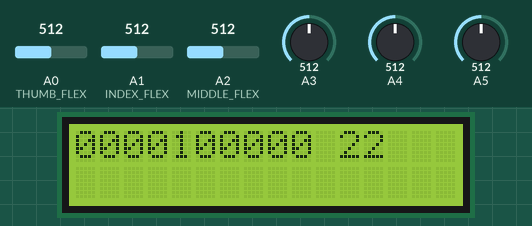
This sketch was run on a simulated Arduino Uno, built with avr-gcc and run on an emulated ATmega328P. Shown: 16×2 character LCD. Inputs (shaded band) come from the test bench; at power-on: A0 (THUMB_FLEX) = 512, A5 = 512, A4 = 512, A3 = 512, A1 (INDEX_FLEX) = 512, A2 (MIDDLE_FLEX) = 512. What the sketch prints to the serial monitor is not drawn.

Above: at 1.2 s.
1.3 s: A0 (THUMB_FLEX) set to 610
At 3.5 s:
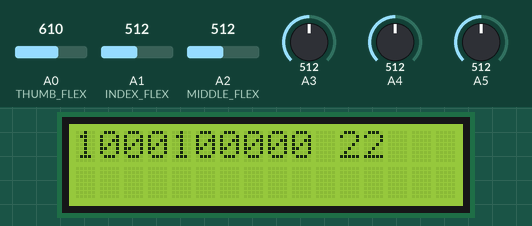
3.8 s: A5 set to 322
At 4.9 s:
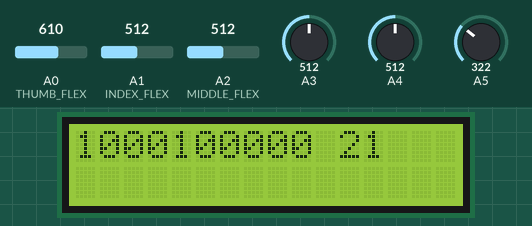
6.0 s: A5 set to 296
At 8.7 s:
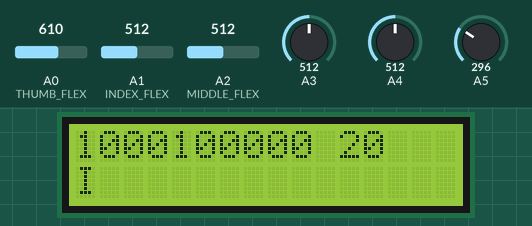
9.0 s: A4 set to 366
11.2 s: A4 set to 342
At 13.8 s:
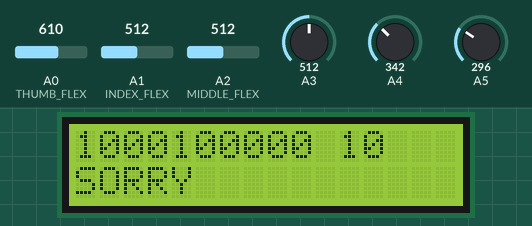
14.2 s: A3 set to 466
16.6 s: A3 set to 432
At 19.7 s:
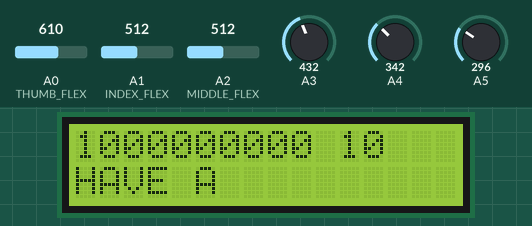
Timing chart, 0 to 20.6 s (numbered marks = the images above; inputs shaded):
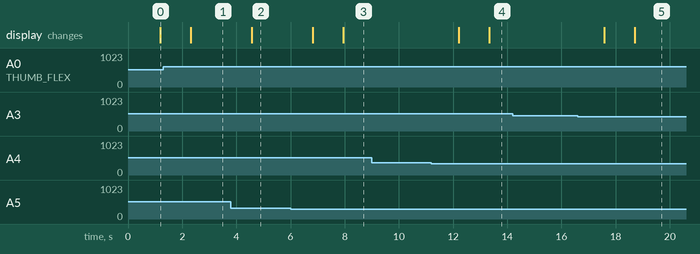

The sketch:

MainModule.ino
```cpp
//!!AUM!!
#include <SoftwareSerial.h>
SoftwareSerial mySerial(12, 13); // RX, TX
#include <LiquidCrystal.h>
// RS-2  ; EN-3 ; D4-4    ;  D5-5   ; D6-6    ; D7-8
LiquidCrystal lcd(2, 3, 4, 5, 6, 8);

#define THUMB_FLEX    0
#define INDEX_FLEX    1
#define MIDDLE_FLEX   2
#define RING_FLEX     3
#define PINKY_FLEX    4
#define X_ACC         0
#define Y_ACC         1

#define MAX_FIFO_BUFFER   10

int  FLEX_ARRAY[5] = {0,0,0,0,0};
int  FIFO_BUFFER[5][MAX_FIFO_BUFFER],ADC_FIFO[2][MAX_FIFO_BUFFER];
long FLEX_DATA[10],ADC_DATA[2];
int  ACC_ADC[2];

struct  word_signal
{ char  Word[17];
  char  SendChar;
  byte  open_close_bit[10];
  byte  angle[2];
};
byte Angle_int_to_nibble[2] = {0,0},Flex_int_to_bit[10] = {0,0,0,0,0,0,0,0,0,0};

/*
 *
"Hello"                                   //TESTED
"Help"                                    //TESTED
"Thankyou"                                //TESTED
"Sorry"                                   //TESTED
"Goodbye"                                 //TESTED
"Our"                                     //TESTED
"Vocally challenge people"    //TESTED
"Nice"    //TESTED
"This is"
"Project"
"Designed"
"To"
"Have a"
"Day"
*/
#define MAX_SIGN    18
const struct word_signal  FindGesture[20] =
{ " "               , '0' , {1,1,1,1,1,1,1,1,1,1} , {2,2},
  "HELLO"           , 'A' , {1,0,0,0,0,0,0,0,0,0} , {0,2},      //testt
  "GOODBYE"         , 'B' , {1,0,0,0,0,0,0,0,0,0} , {0,1},      //testt
  "OUR"             , 'C' , {0,0,0,0,0,0,0,0,0,0} , {1,1},       //TEST
  "SORRY"           , 'L' , {1,0,0,0,1,0,0,0,0,0} , {1,0},     //testt
  "THANK YOU"       , 'M' , {1,0,0,0,0,0,0,0,0,0} , {0,0},     //testt
  "HELP"            , 'G' , {0,0,0,0,1,0,0,0,0,0} , {1,0},      //testt
  "VocalyChlngePple", 'D' , {0,0,0,0,1,0,0,1,1,1} , {1,1},   //testt
  "NICE"            , 'E' , {0,0,0,0,1,0,0,1,1,1} , {1,0},      //testt
  "THIS IS"         ,  'N', {1,0,0,0,1,0,0,1,1,1} , {1,0},
  "TO"              , 'H' , {0,0,0,0,0,0,0,1,1,0} , {0,0},
  "DAY"             , 'F' , {0,0,0,0,0,0,0,0,0,0} , {0,0},
  "PROJECT"         , 'K' , {0,0,0,0,1,0,0,0,0,0} , {1,1},
  "HAVE A"          , 'I' , {1,0,0,0,0,0,0,0,0,0} , {1,0},
  "DESIGNED"        , 'J' , {0,0,0,0,0,0,0,1,1,1} , {0,1},
  "I"               , 'O' , {1,0,0,0,1,0,0,0,0,0} , {2,0},      //testt
  "clear screen"    , 'X' , {1,0,0,0,1,0,0,1,1,1} , {0,1},      //testt
};


void setup()
{ // put your setup code here, to run once:
  Serial.begin(9600);
  mySerial.begin(9600);
  lcd.begin(16, 2);
  lcd.setCursor(0, 0);
  lcd.print(" SIGN LANGUAGE  ");
  lcd.setCursor(0, 1);
  lcd.print("                ");
}


unsigned int base_ms = 0;
byte listen_timer = 0;
byte match_history = 0;

void loop()
{ byte i =0,j = 0;
  FLEX_ARRAY[THUMB_FLEX]   = analogRead(THUMB_FLEX);
  FLEX_ARRAY[INDEX_FLEX]   = analogRead(INDEX_FLEX);
  FLEX_ARRAY[MIDDLE_FLEX]  = analogRead(MIDDLE_FLEX);
  FLEX_ARRAY[RING_FLEX]    = 400;
//FLEX_ARRAY[RING_FLEX]    = analogRead(RING_FLEX);
  FLEX_ARRAY[PINKY_FLEX]   = analogRead(PINKY_FLEX-1);
  ACC_ADC[X_ACC]           = analogRead(X_ACC+4);
  ACC_ADC[Y_ACC]           = analogRead(Y_ACC+4);


   for(i = 0; i < 5; i++)
  {   for(j = 0;j< MAX_FIFO_BUFFER-1;j++)
      { FIFO_BUFFER[i][j] = FIFO_BUFFER[i][j+1];
        FLEX_DATA[i] += FIFO_BUFFER[i][j];
        if(i<2)
        { ADC_FIFO[i][j] = ADC_FIFO[i][j+1];
          ADC_DATA[i] += ADC_FIFO[i][j];
        }
      }
  }
  for(i=0;i<5;i++)
  { FIFO_BUFFER[i][MAX_FIFO_BUFFER-1] = FLEX_ARRAY[i];
    FLEX_DATA[i] += FIFO_BUFFER[i][MAX_FIFO_BUFFER-1];
    FLEX_DATA[i] = FLEX_DATA[i]/MAX_FIFO_BUFFER;
    if(i < 2)
    {  ADC_FIFO[i][MAX_FIFO_BUFFER-1]  = ACC_ADC[i];
       ADC_DATA[i] += ADC_FIFO[i][MAX_FIFO_BUFFER-1];
       ADC_DATA[i] = ADC_DATA[i]/MAX_FIFO_BUFFER;
    }
  }

  if(Serial.available())     readData();

  delay(10);
  base_ms++;
  if(base_ms < 100) return;
  base_ms = 0;

  Serial.println(String(FLEX_DATA[0])+"_"+String(FLEX_DATA[1])+"_"+String(FLEX_DATA[2])+"_"+String(FLEX_DATA[3])+"_"+String(FLEX_DATA[4])+"_"+String(ADC_DATA[0])+" "+String(ADC_DATA[1]));
  Find_Sign();

  listen_timer++;
  if(listen_timer > 10)
  { listen_timer = 10;
    Flex_int_to_bit[5] = 0;
    Flex_int_to_bit[6] = 0;
    Flex_int_to_bit[7] = 0;
    Flex_int_to_bit[8] = 0;
    Flex_int_to_bit[9] = 0;
  }
}


void Find_Sign(void)
{  byte i = 0,j = 0,j_match = 0;
   byte match_char = 0;
   simplify_signal();
   Flex_int_to_bit[1] = 0;
   for(i = 0;i<MAX_SIGN ;i++)
   {  j_match = 0;
      for(j = 0;j<10;j++)
     {   if((Flex_int_to_bit[j] == FindGesture[i].open_close_bit[j]))
         {  j_match++;
//            Serial.print(j_match);
         }
     }
//     Serial.println(i);
     if((j_match == 10)&&(Angle_int_to_nibble[X_ACC] == FindGesture[i].angle[X_ACC])&&(Angle_int_to_nibble[Y_ACC] == FindGesture[i].angle[Y_ACC]))
     {  match_char = i+1;
        break;
     }
   }
//   Serial.println(match_char);Serial.println(match_history);
   if((match_char == match_history)&&(match_char > 0))
   {  lcd.setCursor(0, 1);
      lcd.print("                ");
      lcd.setCursor(0, 1);
      lcd.print(FindGesture[match_char-1].Word);
      Serial.println(FindGesture[match_char-1].SendChar);
      mySerial.println(FindGesture[match_char-1].SendChar);
      delay(1000);
   }
   else
   {  lcd.setCursor(0, 1);
      lcd.print("                ");
   }
   match_history = match_char;
}

void simplify_signal(void)
{ int Xangle_thresh_UM = 340,Xangle_thresh_MD = 400,Yangle_thresh_0_90 = 340,Yangle_thresh_90_180 = 400;
  int ThumbThresh = 600,IndexThresh = 1400,MidleThresh = 1400,PinkyThresh = 500;

  if(ADC_DATA[X_ACC] < Xangle_thresh_UM)                                                Angle_int_to_nibble[X_ACC] = 0;
  if((ADC_DATA[X_ACC] > Xangle_thresh_UM)&&(ADC_DATA[X_ACC] < Xangle_thresh_MD))        Angle_int_to_nibble[X_ACC] = 1;
  if(ADC_DATA[X_ACC] > Xangle_thresh_MD)                                                Angle_int_to_nibble[X_ACC] = 2;
  if(ADC_DATA[Y_ACC] < Yangle_thresh_0_90)                                              Angle_int_to_nibble[Y_ACC] = 0;
  if((ADC_DATA[Y_ACC] > Yangle_thresh_0_90)&&(ADC_DATA[Y_ACC] < Yangle_thresh_90_180))  Angle_int_to_nibble[Y_ACC] = 1;
  if(ADC_DATA[Y_ACC] > Yangle_thresh_90_180)                                            Angle_int_to_nibble[Y_ACC] = 2;

  if(FLEX_DATA[THUMB_FLEX] < ThumbThresh)                                               Flex_int_to_bit[THUMB_FLEX] = 0;
  else                                                                                  Flex_int_to_bit[THUMB_FLEX] = 1;
  if(FLEX_DATA[INDEX_FLEX] < IndexThresh)                                               Flex_int_to_bit[INDEX_FLEX] = 0;
  else                                                                                  Flex_int_to_bit[INDEX_FLEX] = 1;
  if(FLEX_DATA[MIDDLE_FLEX] < MidleThresh)                                              Flex_int_to_bit[MIDDLE_FLEX] = 0;
  else                                                                                  Flex_int_to_bit[MIDDLE_FLEX] = 1;
  Flex_int_to_bit[RING_FLEX] = 0;
  if(FLEX_DATA[PINKY_FLEX] < PinkyThresh)                                               Flex_int_to_bit[PINKY_FLEX] = 0;
  else                                                                                  Flex_int_to_bit[PINKY_FLEX] = 1;


  lcd.setCursor(0, 0);
  lcd.print("               ");
  for(char i =0;i<10;i++)
  {  Serial.print(String(Flex_int_to_bit[i])+"_");
      lcd.setCursor(i, 0);
     lcd.print(Flex_int_to_bit[i]);
  }
  Serial.print(String(Angle_int_to_nibble[X_ACC])+"_");
  Serial.println(String(Angle_int_to_nibble[Y_ACC])+"_");

  lcd.setCursor(11, 0);
  lcd.print(Angle_int_to_nibble[X_ACC]);
  lcd.print(Angle_int_to_nibble[Y_ACC]);

}

void readData(void)
{   unsigned long t = millis();
    int i = 0;
    char Rx_Data[5];
    while(millis() - t < 100)
    { if(Serial.available() > 0)
      {   char r = Serial.read();
          if(i < 5) Rx_Data[i] = r;
//          Serial.print(Rx_Data[i]);
          i++;
      }
    }
//    Serial.println("_");
    Flex_int_to_bit[THUMB_FLEX+5]   = Rx_Data[THUMB_FLEX] - 0x30;
    Flex_int_to_bit[INDEX_FLEX+5]   = Rx_Data[INDEX_FLEX] - 0x30;
    Flex_int_to_bit[MIDDLE_FLEX+5]  = Rx_Data[MIDDLE_FLEX] - 0x30;
    Flex_int_to_bit[RING_FLEX+5]    = Rx_Data[RING_FLEX] - 0x30;
    Flex_int_to_bit[PINKY_FLEX+5]   = Rx_Data[PINKY_FLEX] - 0x30;
    listen_timer = 0;
}
```

Measured:
- the behaviour switches between 306 and 305 on A5 (found by bisection; images 2 and 3)
- the behaviour switches between 360 and 359 on A4 (found by bisection; images 3 and 4)
- the behaviour switches between 450 and 449 on A3 (found by bisection; images 4 and 5)
- after the input at 1.3 s, the display: changes after 1.0 s (image 1)
- after the input at 3.8 s, the display: changes after 0.77 s (image 2)
- after the input at 6.0 s, the display: first changes after 0.82 s (image 3 shows a later state)
- after the input at 9.0 s, every drawn part: stays the same
- after the input at 11.2 s, the display: first changes after 1.0 s (image 4 shows a later state)
- after the input at 14.2 s, every drawn part: stays the same
- after the input at 16.6 s, the display: first changes after 0.99 s (image 5 shows a later state)
